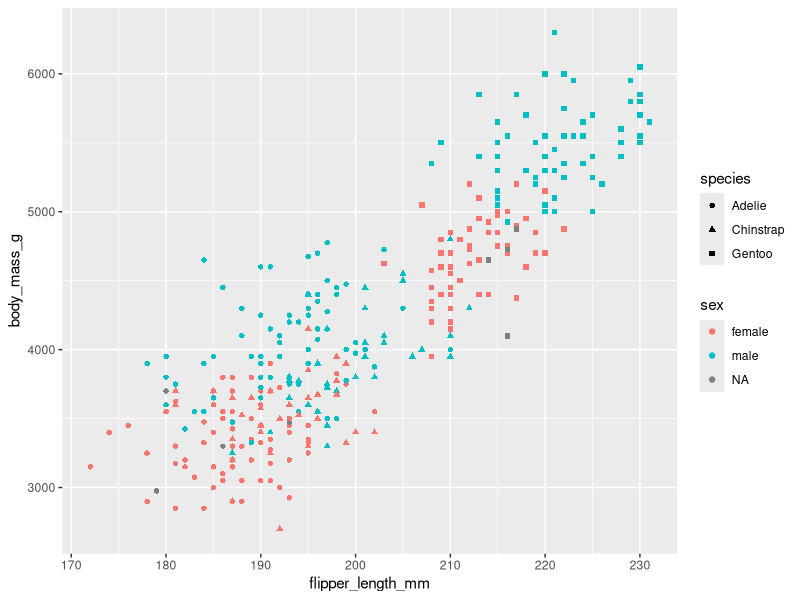
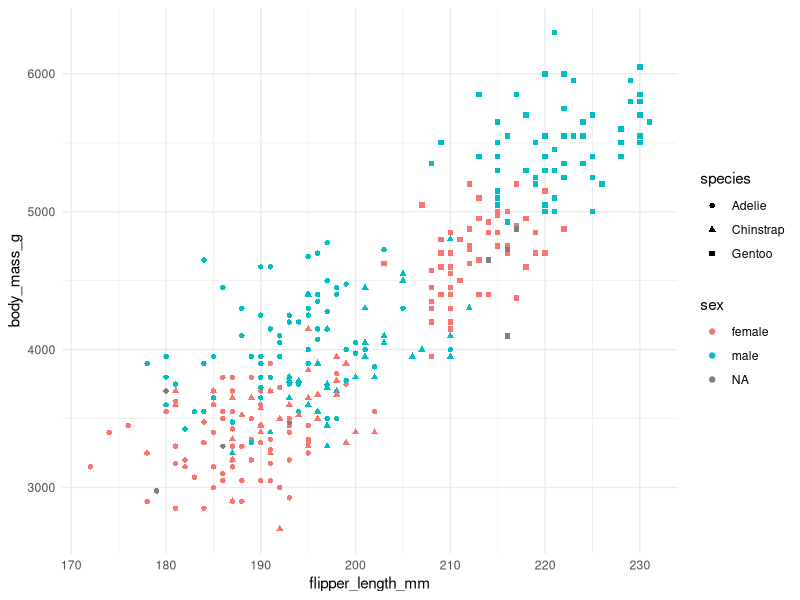

Here is the R script that generated these plots, in order:

            library(ggplot2)
            library(palmerpenguins)
            built_answer <- tryCatch(
                {
                    set.seed(42)
                    ggplot(penguins, aes(x = flipper_length_mm, y = body_mass_g, colour = sex, shape = species)) + geom_point()
                    suppressWarnings(
                        if (!file.exists("/sandbox/figures/body-mass_flipper-length_scatter_colour_sex_shape_species_answer.png")) {
                            ggsave(
                                width = 3,
                                height = 3,
                                "/sandbox/figures/body-mass_flipper-length_scatter_colour_sex_shape_species_answer.png"
                            )
                        }
                    )
                    suppressWarnings(
                        ggplot_build(last_plot())
                    )
                },
                error = function(e) {
                    'ERROR'
                }
            )
            built_submission <- tryCatch(
                {
                    set.seed(42)
                    library(palmerpenguins)

ggplot(penguins, aes(x = flipper_length_mm, y = body_mass_g, color = sex, shape = species)) +
  geom_point() +
  theme_minimal()
                    suppressWarnings(
                        ggsave(
                            width = 3,
                            height = 3,
                            "figures/body-mass_flipper-length_scatter_colour_sex_shape_species_submission_granite.png"
                        )
                    )
                    suppressWarnings(
                        ggplot_build(last_plot())
                    )
                },
                error = function(e) {
                    'ERROR'
                }
            )
            cat(isTRUE(all.equal(built_answer, built_submission)))
        
